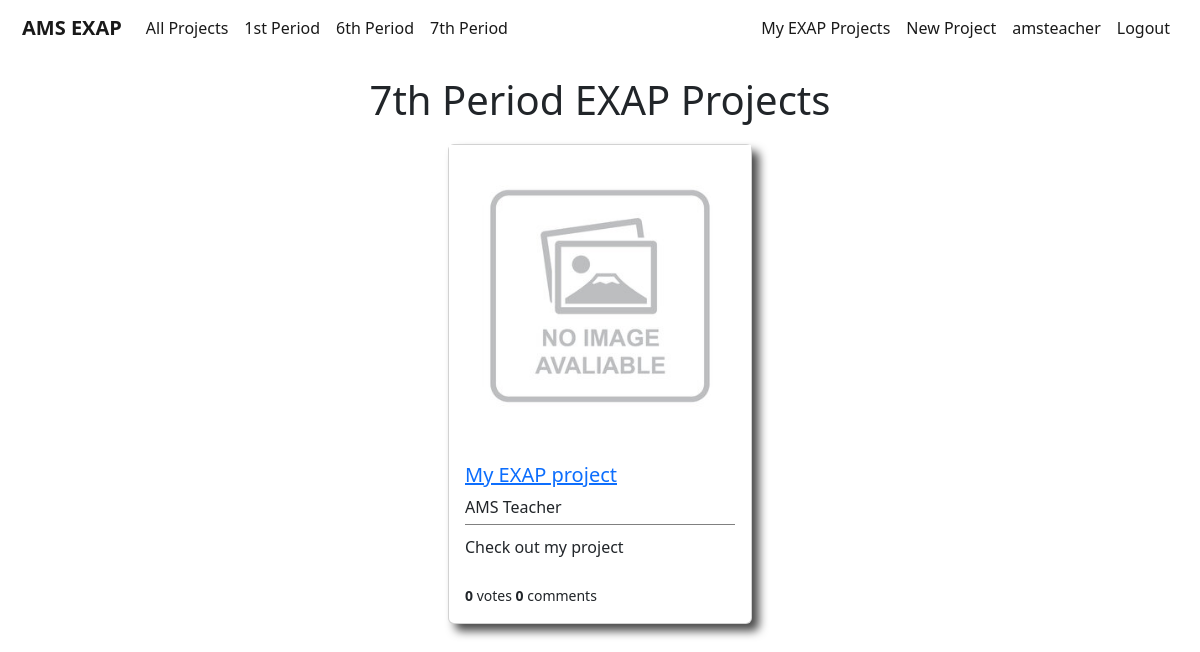
/users/seventhperiodprojects/ (signed in), run on an earlier commit of the app's database.
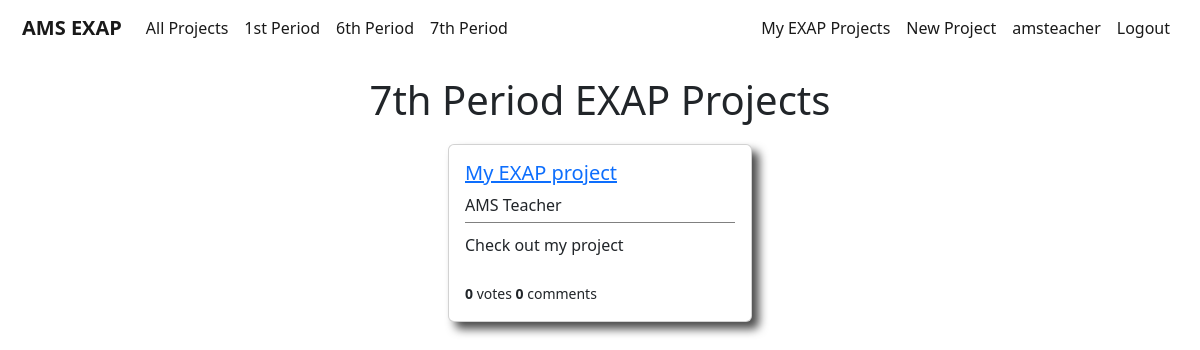
And on a later commit of the database.
### users/models.py (models this page shows, shortened)
class Project(models.Model):
    student = models.ForeignKey(User,on_delete=models.CASCADE)
    period = models.IntegerField(choices=periods,default=1)
    liked = models.ManyToManyField(User,default=None,blank=True,related_name='likes')
    title = models.CharField(max_length=50,default='My EXAP project')
    blurb = models.CharField(max_length=100,default='Check out my project')
    description = models.TextField(default="I haven't written my project description yet, but trust me it will be awesome!")
    video = models.CharField(max_length=1000,blank=True)
    photo = models.ImageField(default=None,blank=True,upload_to='project_pics')

### users/views.py (the view)
# urls.py: path('seventhperiodprojects/',SeventhPeriodProjectListView.as_view(),name='users-seventhperiodprojects'),
class SeventhPeriodProjectListView(LoginRequiredMixin,ListView):
    model = Project
    template_name = 'users/seventhperiodprojects.html'
    context_object_name = 'projects'
    def get_queryset(self):
        projects = Project.objects.filter(period=7)
        return projects

### users/templates/users/seventhperiodprojects.html
{% extends 'main/base.html' %}
{% block content %}
<div class='page-title'>
    <h1>7th Period EXAP Projects</h1>
</div>
{% if user.is_authenticated %}
    <div class='container'>
        {% for project in projects %}
            <div class="card project-card" style="width: 19rem;">
                <div class='project-card-image'>
                    {% if project.photo %}
                        <image style='height:100%;width:100%;' src="{{ project.photo.url }}">
                    {% endif %}
                </div>
                <div class="card-body project-card-body">
                    <h5><a class="article-title" href="{% url 'project-details' project.pk %}">{{ project.title }}</a></h5>
                    <h8 class="card-title project-card-student">{{ project.student.first_name }} {{ project.student.last_name }}</h8>
                    <div class='project-card-blurb'>
                        <p class="card-text project-card-text">{{ project.blurb }}</p>
                    </div>
                    <br>
                    <small><b>{{ project.liked.all.count }}</b> votes <b>{{ project.comments.all.count }}</b> comments</small>
                </div>
            </div>
        {% endfor %}
    </div>
{% endif %}
{% endblock content %}

What changed in the data, as far as the page shows it:
changed Project "My EXAP project": photo: picture removed
